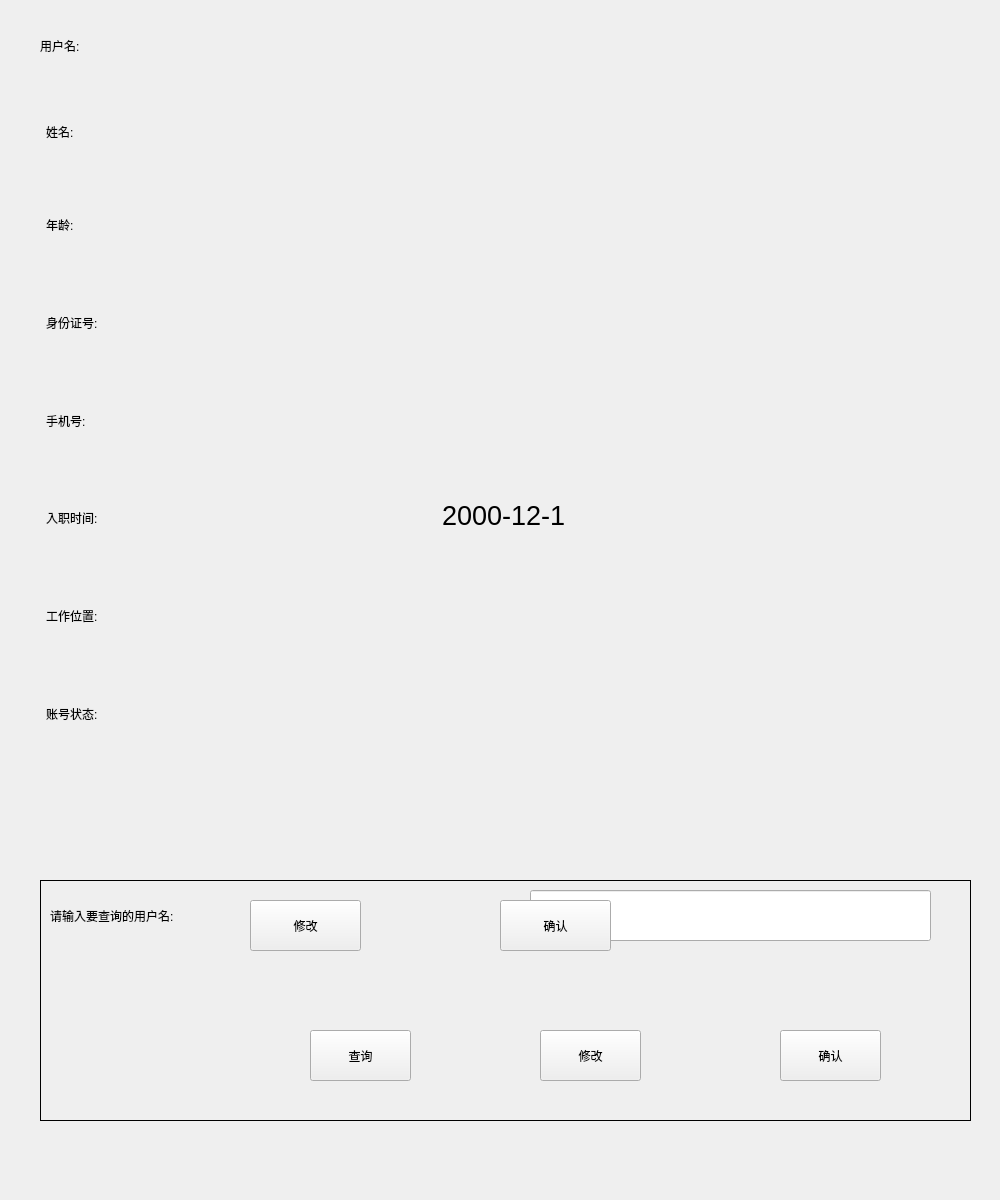
<?xml version="1.0" encoding="UTF-8"?>
<ui version="4.0">
 <class>manager_message</class>
 <widget class="QWidget" name="manager_message">
  <property name="geometry">
   <rect>
    <x>0</x>
    <y>0</y>
    <width>1000</width>
    <height>1200</height>
   </rect>
  </property>
  <property name="windowTitle">
   <string>查询图书管理员信息</string>
  </property>
  <property name="styleSheet">
   <string notr="true">font: 20pt &quot;Arial&quot;;</string>
  </property>
  <widget class="QWidget" name="widget" native="true">
   <property name="geometry">
    <rect>
     <x>40</x>
     <y>10</y>
     <width>221</width>
     <height>791</height>
    </rect>
   </property>
   <property name="sizePolicy">
    <sizepolicy hsizetype="Maximum" vsizetype="Maximum">
     <horstretch>0</horstretch>
     <verstretch>0</verstretch>
    </sizepolicy>
   </property>
   <property name="maximumSize">
    <size>
     <width>221</width>
     <height>791</height>
    </size>
   </property>
   <widget class="QLabel" name="label">
    <property name="geometry">
     <rect>
      <x>0</x>
      <y>10</y>
      <width>371</width>
      <height>51</height>
     </rect>
    </property>
    <property name="text">
     <string>用户名:</string>
    </property>
   </widget>
   <widget class="QLabel" name="label_2">
    <property name="geometry">
     <rect>
      <x>6</x>
      <y>96</y>
      <width>341</width>
      <height>51</height>
     </rect>
    </property>
    <property name="text">
     <string>姓名:</string>
    </property>
   </widget>
   <widget class="QLabel" name="label_3">
    <property name="geometry">
     <rect>
      <x>6</x>
      <y>194</y>
      <width>331</width>
      <height>41</height>
     </rect>
    </property>
    <property name="text">
     <string>年龄:</string>
    </property>
   </widget>
   <widget class="QLabel" name="label_4">
    <property name="geometry">
     <rect>
      <x>6</x>
      <y>292</y>
      <width>301</width>
      <height>41</height>
     </rect>
    </property>
    <property name="text">
     <string>身份证号:</string>
    </property>
   </widget>
   <widget class="QLabel" name="label_5">
    <property name="geometry">
     <rect>
      <x>6</x>
      <y>390</y>
      <width>291</width>
      <height>41</height>
     </rect>
    </property>
    <property name="text">
     <string>手机号:</string>
    </property>
   </widget>
   <widget class="QLabel" name="label_7">
    <property name="geometry">
     <rect>
      <x>6</x>
      <y>487</y>
      <width>261</width>
      <height>41</height>
     </rect>
    </property>
    <property name="text">
     <string>入职时间:</string>
    </property>
   </widget>
   <widget class="QLabel" name="label_6">
    <property name="geometry">
     <rect>
      <x>6</x>
      <y>585</y>
      <width>261</width>
      <height>41</height>
     </rect>
    </property>
    <property name="text">
     <string>工作位置:</string>
    </property>
   </widget>
   <widget class="QLabel" name="state_label">
    <property name="geometry">
     <rect>
      <x>6</x>
      <y>683</y>
      <width>231</width>
      <height>41</height>
     </rect>
    </property>
    <property name="text">
     <string>账号状态:</string>
    </property>
   </widget>
  </widget>
  <widget class="QWidget" name="widget_2" native="true">
   <property name="geometry">
    <rect>
     <x>430</x>
     <y>0</y>
     <width>450</width>
     <height>791</height>
    </rect>
   </property>
   <property name="sizePolicy">
    <sizepolicy hsizetype="Maximum" vsizetype="Maximum">
     <horstretch>0</horstretch>
     <verstretch>0</verstretch>
    </sizepolicy>
   </property>
   <property name="minimumSize">
    <size>
     <width>450</width>
     <height>791</height>
    </size>
   </property>
   <property name="maximumSize">
    <size>
     <width>450</width>
     <height>791</height>
    </size>
   </property>
   <widget class="QLineEdit" name="manager_name_display">
    <property name="geometry">
     <rect>
      <x>0</x>
      <y>20</y>
      <width>431</width>
      <height>51</height>
     </rect>
    </property>
    <property name="styleSheet">
     <string notr="true">background:transparent;border-width:0;border-style:outset</string>
    </property>
    <property name="text">
     <string/>
    </property>
    <property name="maxLength">
     <number>20</number>
    </property>
    <property name="readOnly">
     <bool>true</bool>
    </property>
   </widget>
   <widget class="QLineEdit" name="name">
    <property name="geometry">
     <rect>
      <x>10</x>
      <y>110</y>
      <width>431</width>
      <height>51</height>
     </rect>
    </property>
    <property name="styleSheet">
     <string notr="true">background:transparent;border-width:0;border-style:outset</string>
    </property>
    <property name="text">
     <string/>
    </property>
    <property name="maxLength">
     <number>10</number>
    </property>
    <property name="readOnly">
     <bool>true</bool>
    </property>
   </widget>
   <widget class="QLineEdit" name="age">
    <property name="geometry">
     <rect>
      <x>10</x>
      <y>200</y>
      <width>431</width>
      <height>51</height>
     </rect>
    </property>
    <property name="styleSheet">
     <string notr="true">background:transparent;border-width:0;border-style:outset</string>
    </property>
    <property name="text">
     <string/>
    </property>
    <property name="readOnly">
     <bool>true</bool>
    </property>
   </widget>
   <widget class="QLineEdit" name="id_num">
    <property name="geometry">
     <rect>
      <x>10</x>
      <y>300</y>
      <width>441</width>
      <height>51</height>
     </rect>
    </property>
    <property name="styleSheet">
     <string notr="true">background:transparent;border-width:0;border-style:outset</string>
    </property>
    <property name="text">
     <string/>
    </property>
    <property name="maxLength">
     <number>18</number>
    </property>
    <property name="frame">
     <bool>true</bool>
    </property>
    <property name="readOnly">
     <bool>true</bool>
    </property>
   </widget>
   <widget class="QLineEdit" name="phone_num">
    <property name="geometry">
     <rect>
      <x>10</x>
      <y>400</y>
      <width>441</width>
      <height>51</height>
     </rect>
    </property>
    <property name="styleSheet">
     <string notr="true">background:transparent;border-width:0;border-style:outset</string>
    </property>
    <property name="text">
     <string/>
    </property>
    <property name="maxLength">
     <number>11</number>
    </property>
    <property name="readOnly">
     <bool>true</bool>
    </property>
   </widget>
   <widget class="QDateEdit" name="entry_time">
    <property name="geometry">
     <rect>
      <x>10</x>
      <y>490</y>
      <width>451</width>
      <height>51</height>
     </rect>
    </property>
    <property name="font">
     <font>
      <family>Arial</family>
      <pointsize>20</pointsize>
      <weight>50</weight>
      <italic>false</italic>
      <bold>false</bold>
     </font>
    </property>
    <property name="styleSheet">
     <string notr="true">background:transparent;border-width:0;border-style:outset</string>
    </property>
    <property name="alignment">
     <set>Qt::AlignLeading|Qt::AlignLeft|Qt::AlignVCenter</set>
    </property>
    <property name="readOnly">
     <bool>true</bool>
    </property>
    <property name="displayFormat">
     <string>yyyy-M-d</string>
    </property>
    <property name="date">
     <date>
      <year>2000</year>
      <month>12</month>
      <day>1</day>
     </date>
    </property>
   </widget>
   <widget class="QLineEdit" name="work_position">
    <property name="geometry">
     <rect>
      <x>10</x>
      <y>590</y>
      <width>431</width>
      <height>51</height>
     </rect>
    </property>
    <property name="styleSheet">
     <string notr="true">background:transparent;border-width:0;border-style:outset</string>
    </property>
    <property name="text">
     <string/>
    </property>
    <property name="maxLength">
     <number>20</number>
    </property>
    <property name="readOnly">
     <bool>true</bool>
    </property>
   </widget>
   <widget class="QLineEdit" name="state">
    <property name="geometry">
     <rect>
      <x>10</x>
      <y>690</y>
      <width>441</width>
      <height>51</height>
     </rect>
    </property>
    <property name="styleSheet">
     <string notr="true">background:transparent;border-width:0;border-style:outset</string>
    </property>
    <property name="text">
     <string/>
    </property>
    <property name="maxLength">
     <number>5</number>
    </property>
    <property name="readOnly">
     <bool>true</bool>
    </property>
   </widget>
  </widget>
  <widget class="QWidget" name="widget_3" native="true">
   <property name="geometry">
    <rect>
     <x>40</x>
     <y>880</y>
     <width>931</width>
     <height>241</height>
    </rect>
   </property>
   <property name="styleSheet">
    <string notr="true">#widget_3{border:1px solid }</string>
   </property>
   <widget class="QPushButton" name="confirm">
    <property name="geometry">
     <rect>
      <x>740</x>
      <y>150</y>
      <width>101</width>
      <height>51</height>
     </rect>
    </property>
    <property name="text">
     <string>确认</string>
    </property>
   </widget>
   <widget class="QPushButton" name="change">
    <property name="geometry">
     <rect>
      <x>500</x>
      <y>150</y>
      <width>101</width>
      <height>51</height>
     </rect>
    </property>
    <property name="text">
     <string>修改</string>
    </property>
   </widget>
   <widget class="QLabel" name="label_9">
    <property name="geometry">
     <rect>
      <x>10</x>
      <y>10</y>
      <width>431</width>
      <height>51</height>
     </rect>
    </property>
    <property name="text">
     <string>请输入要查询的用户名:</string>
    </property>
   </widget>
   <widget class="QLineEdit" name="manager_name">
    <property name="geometry">
     <rect>
      <x>490</x>
      <y>10</y>
      <width>401</width>
      <height>51</height>
     </rect>
    </property>
    <property name="maxLength">
     <number>20</number>
    </property>
   </widget>
   <widget class="QPushButton" name="query">
    <property name="geometry">
     <rect>
      <x>270</x>
      <y>150</y>
      <width>101</width>
      <height>51</height>
     </rect>
    </property>
    <property name="text">
     <string>查询</string>
    </property>
   </widget>
  </widget>
  <widget class="QPushButton" name="manager_confirm">
   <property name="geometry">
    <rect>
     <x>500</x>
     <y>900</y>
     <width>111</width>
     <height>51</height>
    </rect>
   </property>
   <property name="text">
    <string>确认</string>
   </property>
  </widget>
  <widget class="QPushButton" name="manager_change">
   <property name="geometry">
    <rect>
     <x>250</x>
     <y>900</y>
     <width>111</width>
     <height>51</height>
    </rect>
   </property>
   <property name="text">
    <string>修改</string>
   </property>
  </widget>
  <zorder>widget_3</zorder>
  <zorder>widget</zorder>
  <zorder>widget_2</zorder>
  <zorder>manager_confirm</zorder>
  <zorder>manager_change</zorder>
 </widget>
 <resources/>
 <connections/>
</ui>
